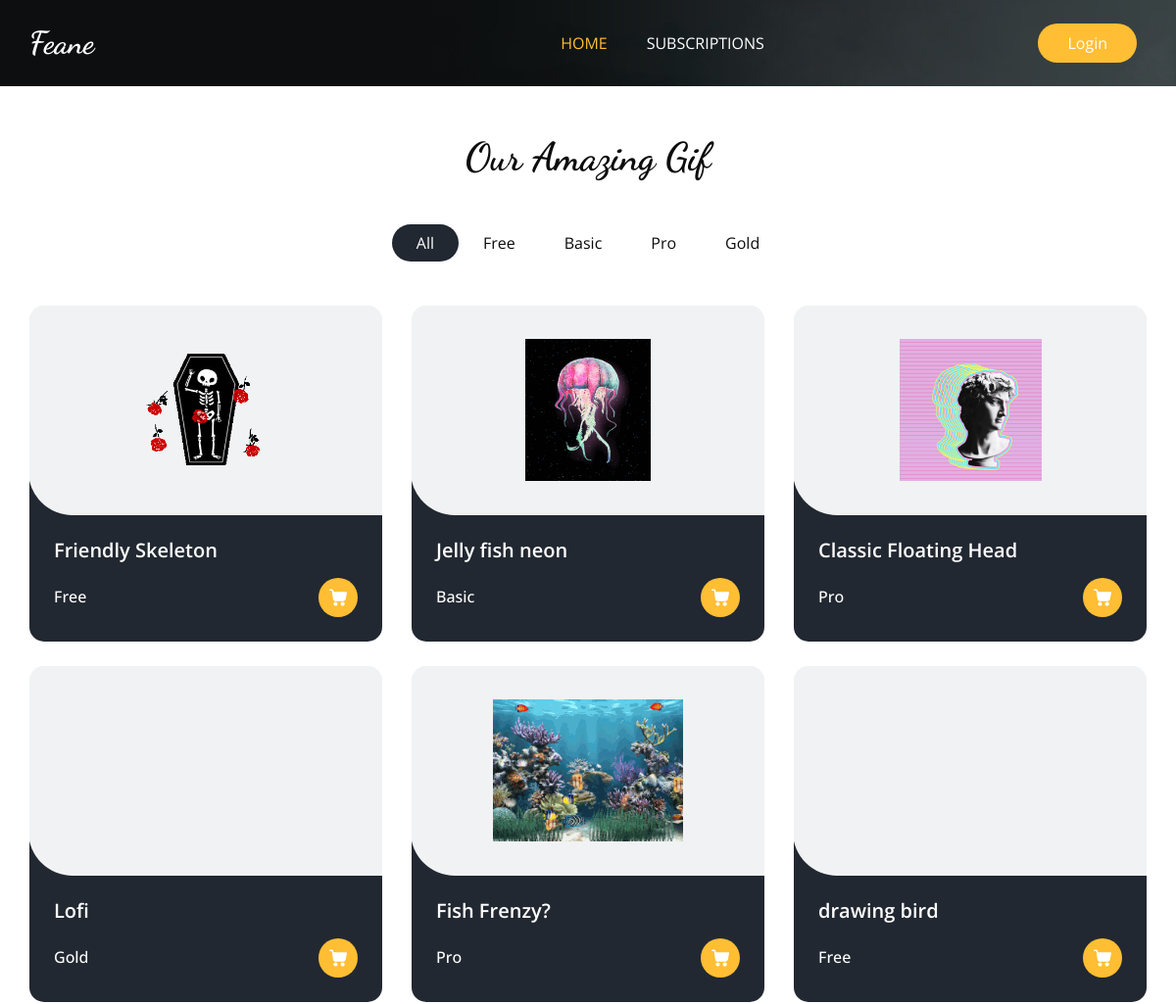
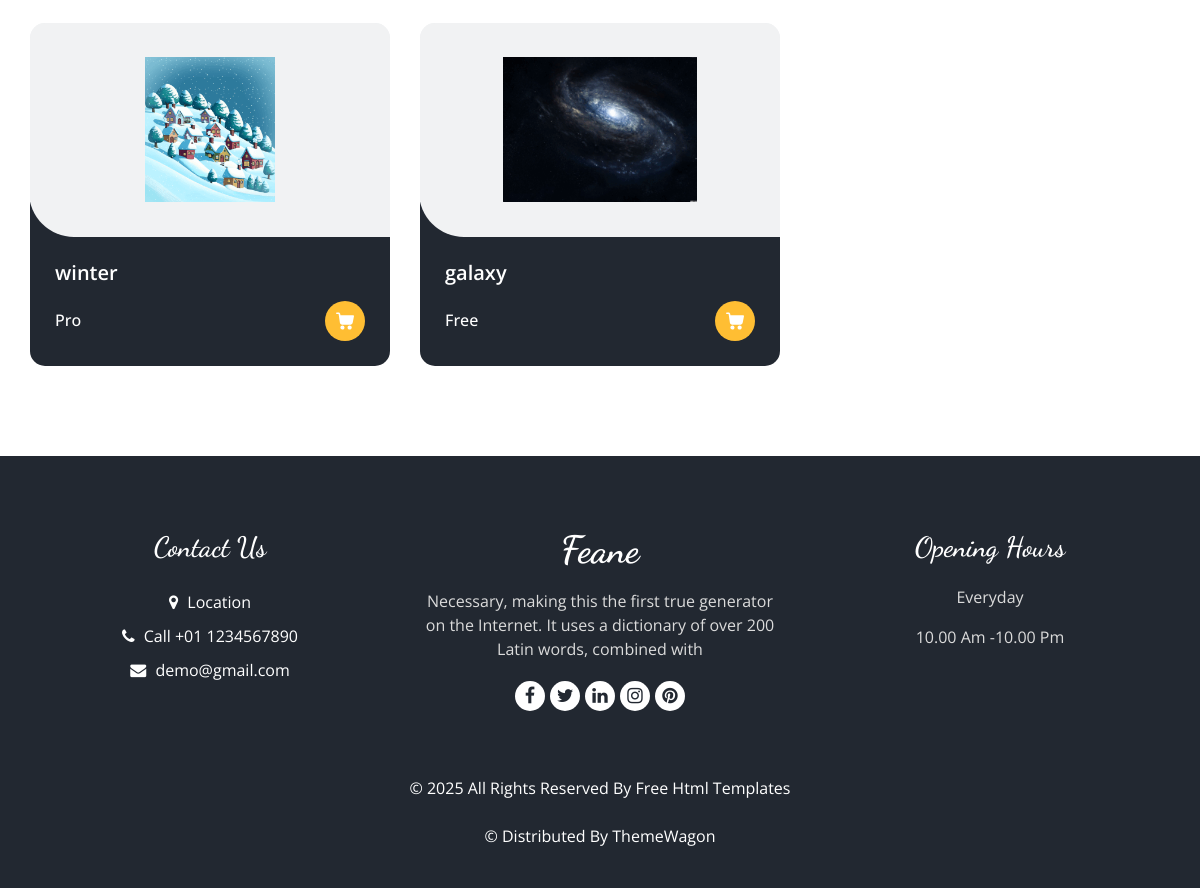
The page / on the database its author committed (2 pictures, top to bottom).
### myapp/models.py (models this page shows, shortened)
class SubscriptionPlan(models.Model):
    name = models.CharField(max_length=50)
    price = models.DecimalField(max_digits=6, decimal_places=2)  # Monthly cost
    stripe_price_id = models.CharField(max_length=100, blank=True, null=True)  # Stripe Price ID
    daily_limit = models.IntegerField(default=0)
    def __str__(self):
        return self.name

class Product(models.Model):
    name = models.CharField(max_length=100)
    subscription_plan = models.ForeignKey(
        SubscriptionPlan,
        on_delete=models.CASCADE,
        default=1  # Assumes a subscription plan with ID=1 (e.g., "Free")
    )
    image = models.ImageField(
        upload_to=md5_file_upload_path,
        blank=True,
        null=True,
        default="default.jpg"
    )
    file = models.FileField(upload_to=md5_file_upload_path, blank=True, null=True)

### myapp/views.py (the view, shortened to what this page needs)
# urls.py: path('', views.home_view, name='home'),
def home_view(request):
    return render(request, 'home.html', {
        'products': Product.objects.all(),
        'subscription_plans': SubscriptionPlan.objects.all(),
        'user': request.user
    })

### myapp/templates/home.html (shortened to what this page needs)
{% extends 'base.html' %}
{% load static %}
{% block home_active %} active {% endblock %}
{% block content %}
  <section class="food_section layout_padding-bottom mt-5">
    <div class="container">
      <div class="heading_container heading_center">
        <h2>
          Our Amazing Gif
        </h2>
      </div>
      <ul class="filters_menu">
        <li class="active" data-filter="*">All</li>
        {% for plan in subscription_plans %}
        <li data-filter=".{{ plan.name }}">{{ plan.name }}</li>
        {% endfor %}
      </ul>
      <div class="filters-content">
        <div class="row grid">
            {% for product in products %}
            <div class="col-sm-6 col-lg-4 all {{ product.subscription_plan }}">
                <div class="box">
                <div>
                    <div class="img-box">
                    {% if product.image %}
                        <img src="{{ product.image.url }}" alt="">
                    {% else %}
                        <img src="{% static 'myapp/default.jpg' %}" alt="">
                    {% endif %}
                    </div>
                    <div class="detail-box">
                    <h5>
                        {{ product.name }}
                    </h5>
                    <div class="options">
                        <h6>
                        {{ product.subscription_plan }}
                        </h6>
                        <a href="{% url 'download_product' product.id %}">
                        </a>
                    </div>
                    </div>
                </div>
                </div>
            </div>
            {% endfor %}
        </div>
      </div>
    </div>
  </section>
{% endblock %}

### myapp/templates/base.html (shortened to what this page needs)
{% load static %}
<!DOCTYPE html>
<html>
<head>
  <link rel="stylesheet" type="text/css" href="{% static 'myapp/css/bootstrap.css' %} " />
  <link rel="stylesheet" type="text/css" href="https://cdnjs.cloudflare.com/ajax/libs/OwlCarousel2/2.3.4/assets/owl.carousel.min.css" />
  <link rel="stylesheet" href="https://cdnjs.cloudflare.com/ajax/libs/jquery-nice-select/1.1.0/css/nice-select.min.css" />
  <link href="{% static 'myapp/css/font-awesome.min.css' %} " rel="stylesheet" />
  <link href="{% static 'myapp/css/style.css' %} " rel="stylesheet" />
  <link href="{% static 'myapp/css/responsive.css' %} " rel="stylesheet" />
</head>
<body class="sub_page">
  <div class="hero_area">
    <div class="bg-box">
      <img src="{% static 'myapp/images/hero-bg.jpg' %}" alt="">
    </div>
    <header class="header_section">
      <div class="container">
        <nav class="navbar navbar-expand-lg custom_nav-container ">
          <a class="navbar-brand" href="{% url 'home' %}">
            <span>
              Feane
            </span>
          </a>
          <div class="collapse navbar-collapse" id="navbarSupportedContent">
            <ul class="navbar-nav  mx-auto ">
              <li class="nav-item {% block home_active %}{% endblock %}">
                <a class="nav-link" href="{% url 'home' %}">Home </a>
              </li>
              <li class="nav-item {% block subscription_active %}{% endblock %}">
                <a class="nav-link" href="{% url 'subscription' %}">Subscriptions <span class="sr-only">(current)</span> </a>
              </li>
            </ul>
            <div class="user_option">
                {% if user.is_authenticated %}
                    <a href="{% url 'profile' %}" class="order_online">Hello {{ user.username }} !</a>
                {% else %}
                    <a href="{% url 'login' %}" class="order_online">Login</a>
                {% endif %}
            </div>
          </div>
        </nav>
      </div>
    </header>
  </div>
        {% block content %}
        {% endblock %}
  <footer class="footer_section">
    <div class="container">
      <div class="row">
        <div class="col-md-4 footer-col">
          <div class="footer_contact">
            <h4>
              Contact Us
            </h4>
            <div class="contact_link_box">
              <a href="">
                <i class="fa fa-map-marker" aria-hidden="true"></i>
                <span>
                  Location
                </span>
              </a>
              <a href="">
                <i class="fa fa-phone" aria-hidden="true"></i>
                <span>
                  Call +01 1234567890
                </span>
              </a>
              <a href="">
                <i class="fa fa-envelope" aria-hidden="true"></i>
                <span>
                  demo@gmail.com
                </span>
              </a>
            </div>
          </div>
        </div>
        <div class="col-md-4 footer-col">
          <div class="footer_detail">
            <a href="" class="footer-logo">
              Feane
            </a>
            <p>
              Necessary, making this the first true generator on the Internet. It uses a dictionary of over 200 Latin words, combined with
            </p>
            <div class="footer_social">
              <a href="">
                <i class="fa fa-facebook" aria-hidden="true"></i>
              </a>
              <a href="">
                <i class="fa fa-twitter" aria-hidden="true"></i>
              </a>
              <a href="">
                <i class="fa fa-linkedin" aria-hidden="true"></i>
              </a>
              <a href="">
                <i class="fa fa-instagram" aria-hidden="true"></i>
              </a>
              <a href="">
                <i class="fa fa-pinterest" aria-hidden="true"></i>
              </a>
            </div>
          </div>
        </div>
        <div class="col-md-4 footer-col">
          <h4>
            Opening Hours
          </h4>
          <p>
            Everyday
          </p>
          <p>
            10.00 Am -10.00 Pm
          </p>
        </div>
      </div>
      <div class="footer-info">
        <p>
          &copy; <span id="displayYear"></span> All Rights Reserved By
          <a href="https://html.design/">Free Html Templates</a><br><br>
          &copy;  Distributed By
          <a href="https://themewagon.com/" target="_blank">ThemeWagon</a>
        </p>
      </div>
    </div>
  </footer>
</body>
</html>

### myapp/static/myapp/css/responsive.css (style rules this page uses)
@media (min-width: 1200px) { .container { max-width: 1170px; } }

### rows shown on the page
SubscriptionPlan: name "Free"
SubscriptionPlan: name "Basic"
SubscriptionPlan: name "Pro"
SubscriptionPlan: name "Gold"
Product: image (picture), name "Friendly Skeleton", subscription_plan "Free"
Product: image (picture), name "Jelly fish neon", subscription_plan "Basic"
Product: image (picture), name "Classic Floating Head", subscription_plan "Pro"
Product: name "Lofi", subscription_plan "Gold"
Product: image (picture), name "Fish Frenzy?", subscription_plan "Pro"
Product: name "drawing bird", subscription_plan "Free"
Product: image (picture), name "winter", subscription_plan "Pro"
Product: image (picture), name "galaxy", subscription_plan "Free"
